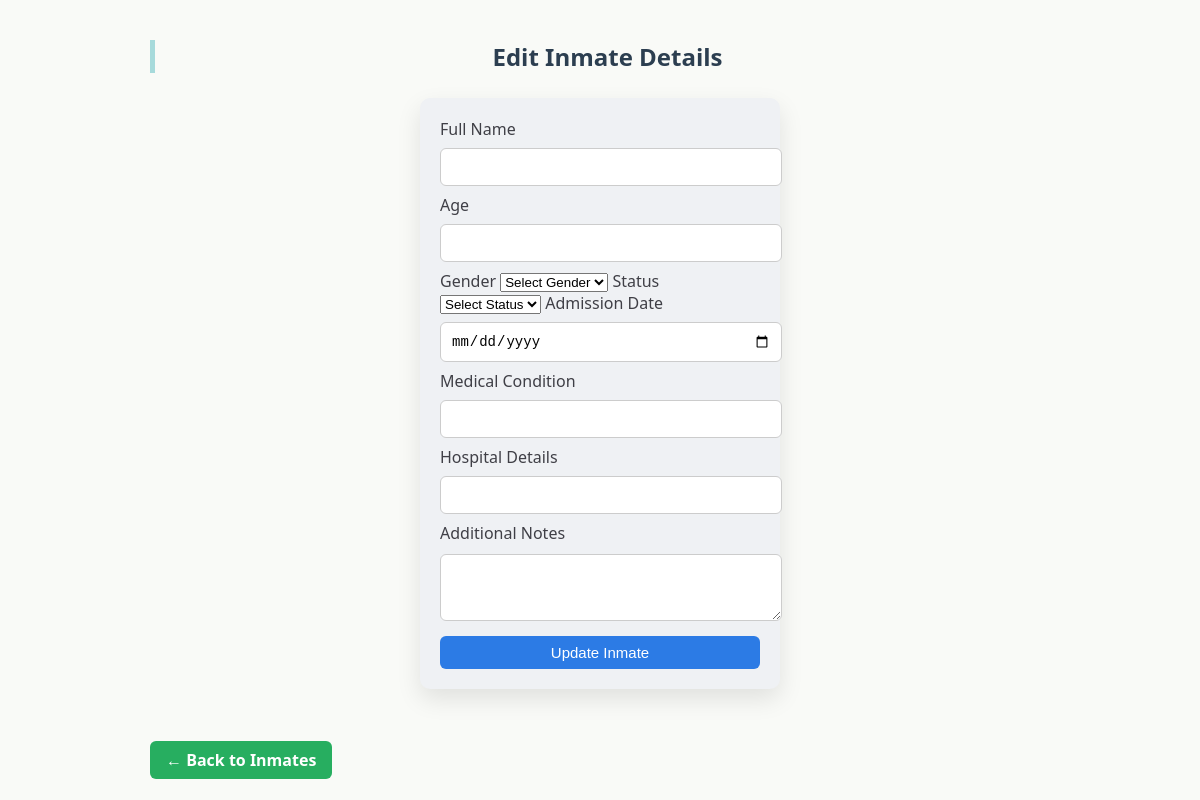
/admin/edit-inmate/45 (signed in), run on an earlier commit of the app's database.
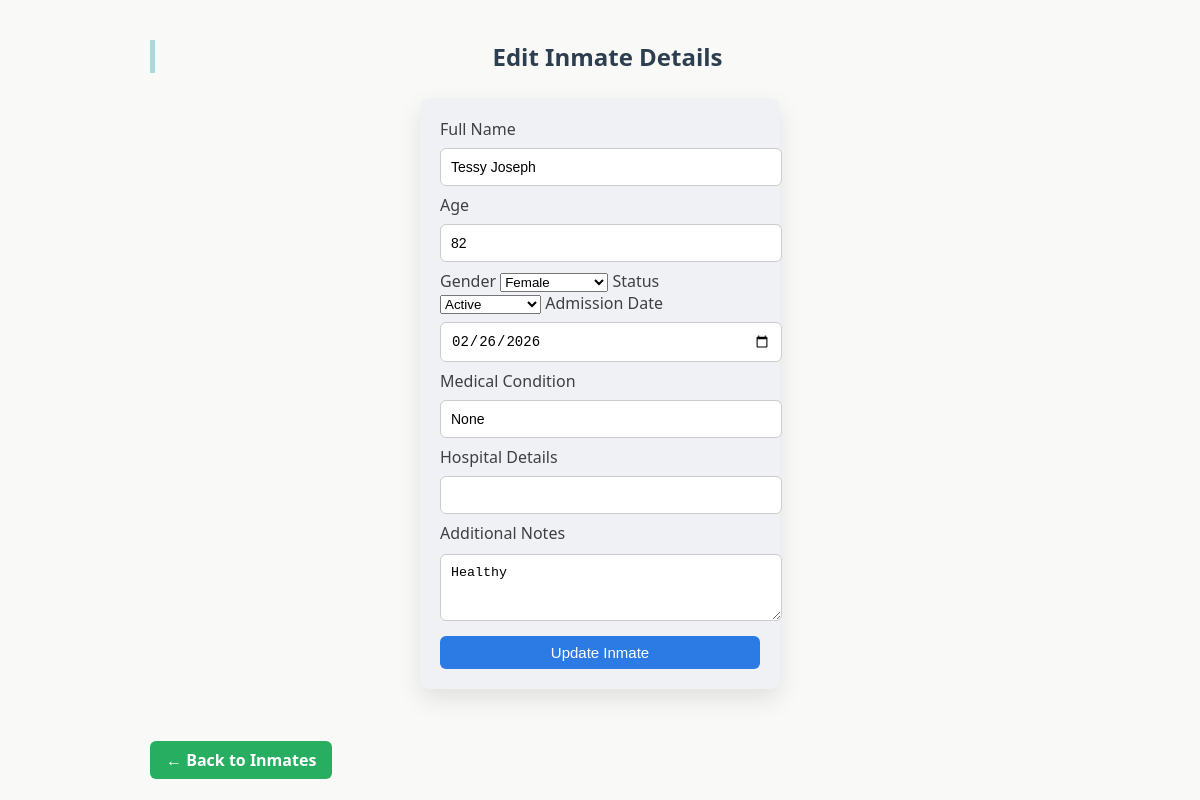
And on a later commit of the database.
### tables this page shows
CREATE TABLE inmates(
        id INTEGER PRIMARY KEY AUTOINCREMENT,
        name TEXT,
        age INTEGER,
        gender TEXT,
        admission_date TEXT,
        status TEXT,
        illness TEXT,
        hospital_details TEXT,
        notes TEXT,
        date_of_death TEXT,
        previous_status TEXT,
        status_updated_date TEXT
    );

### app.py (the view, shortened to what this page needs)
@app.route("/admin/edit-inmate/<int:id>", methods=["GET", "POST"])
def edit_inmate(id):
    if "admin" not in session:
        return redirect("/login")
    db = get_db()
    cur = db.cursor()
    cur.execute("SELECT * FROM inmates WHERE id=?", (id,))
    inmate = cur.fetchone()
    return render_template("edit_inmate.html", inmate=inmate)

### app.py (called while the page is built)
def get_db():
    conn = sqlite3.connect(DB)
    conn.row_factory = sqlite3.Row
    return conn

### templates/edit_inmate.html (shortened to what this page needs)
<!DOCTYPE html>
<html>
<head>
    <link rel="stylesheet" href="{{ url_for('static', filename='style.css') }}">
</head>
<body>
<div class="container">
    <h2>Edit Inmate Details</h2>
    <form method="POST">
        <label>Full Name</label>
        <input type="text" name="name" value="{{ inmate.name }}" required>
        <label>Age</label>
        <input type="number" name="age" value="{{ inmate.age }}" required>
        <label>Gender</label>
        <select name="gender" required>
            <option value="">Select Gender</option>
            <option value="Female" {{ 'selected' if inmate.gender == 'Female' else '' }}>Female</option>
        </select>
        <label>Status</label>
        <select name="status" id="status" onchange="toggleDeathDate()" required>
            <option value="">Select Status</option>
            <option value="Active" {{ 'selected' if inmate.status == 'Active' else '' }}>Active</option>
        </select>
        <label>Admission Date</label>
        <input type="date" name="admission_date" value="{{ inmate.admission_date }}" required>
        <label>Medical Condition</label>
        <input type="text" name="illness" value="{{ inmate.illness }}">
        <label>Hospital Details</label>
        <input type="text" name="hospital_details" value="{{ inmate.hospital_details }}">
        <label>Additional Notes</label>
        <textarea name="notes" rows="3">{{ inmate.notes }}</textarea>
        <button type="submit">Update Inmate</button>
    </form>
    <br>
    <a href="/admin/inmates" class="back-btn">← Back to Inmates</a>
</div>
</body>
</html>

What changed in the data, as far as the page shows it:
added inmates: name "Tessy Joseph", age "82", admission_date "02/26/2026", illness "None", notes "Healthy"
Also different on the page:
form field gender: "Select Gender" → "Female"
form field status: "Select Status" → "Active"
